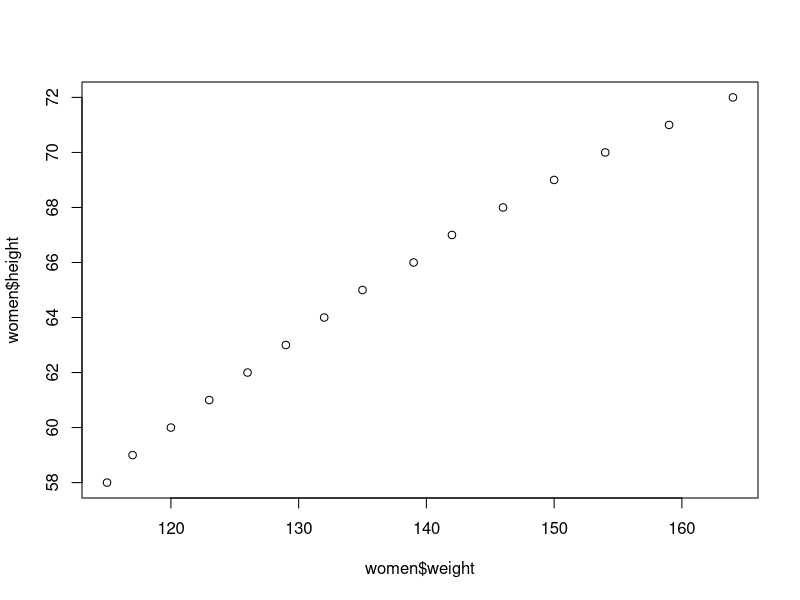
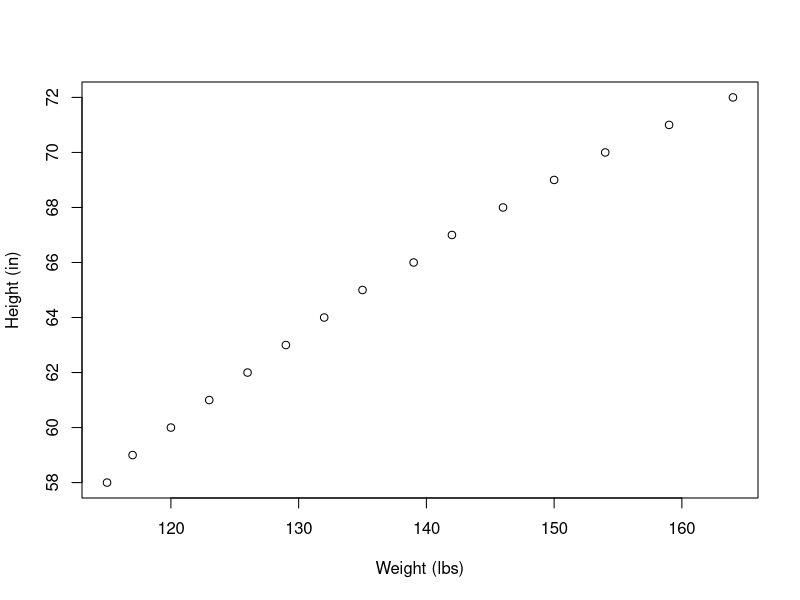
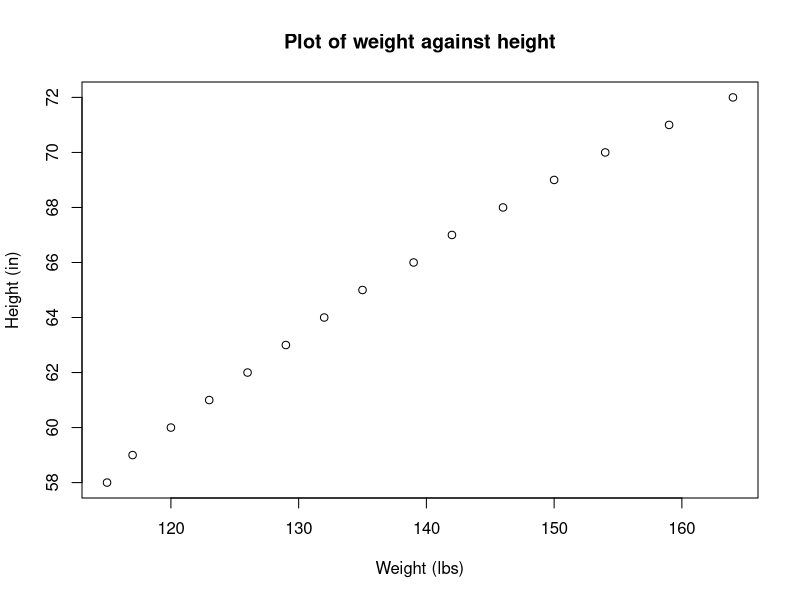
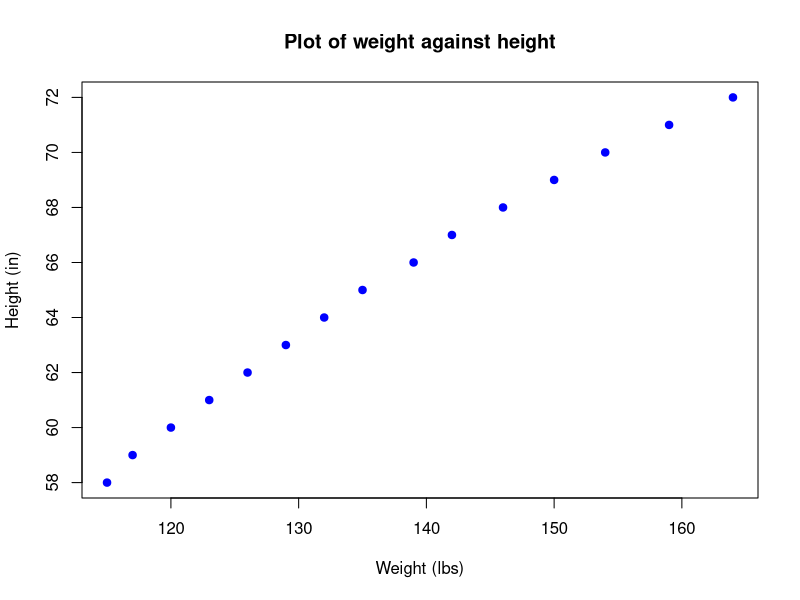
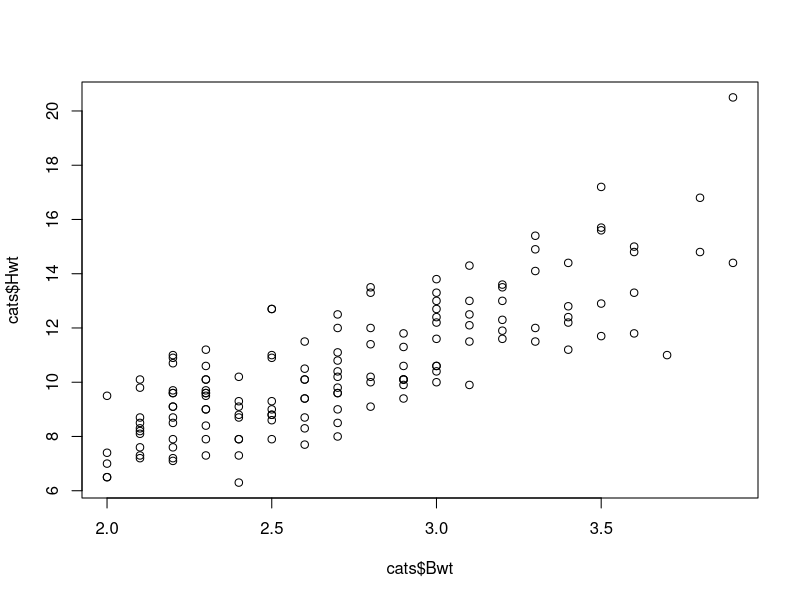
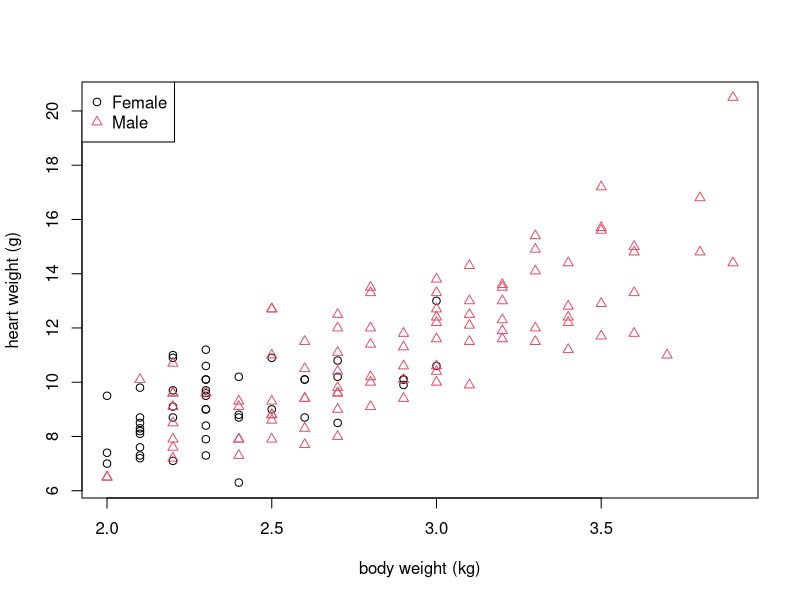
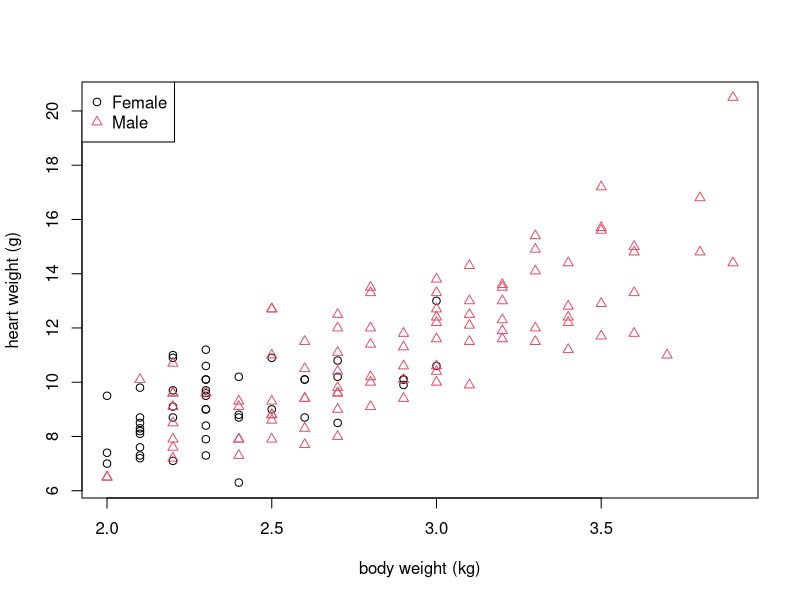

These charts were generated, in order, by the following R code:
## ---- chunk 1
knitr::opts_chunk$set(echo = TRUE, comment = NA, fig.path = "figure")
## ---- chunk 2
data("women")
plot(women$weight, women$height)
## ---- chunk 3
plot(women$weight, women$height,
     xlab = "Weight (lbs)", ylab = "Height (in)")
## ---- chunk 4
plot(women$weight, women$height,
     xlab = "Weight (lbs)", ylab = "Height (in)",
     main = "Plot of weight against height")
## ---- chunk 5
plot(women$weight, women$height,
     xlab = "Weight (lbs)", ylab = "Height (in)",
     main = "Plot of weight against height",
     pch = 19, col = "blue")
## ---- chunk 6
library(MASS)
plot(cats$Bwt, cats$Hwt)
## ---- chunk 7
library(MASS)
plot(cats$Bwt, cats$Hwt, pch = as.numeric(cats$Sex),
     xlab = "body weight (kg)", ylab = "heart weight (g)",
     col = as.numeric(cats$Sex))
legend("topleft", legend = c("Female", "Male"), pch = c(1, 2), col = c(1, 2))
## ---- chunk 8
library(MASS)
plot(cats$Bwt, cats$Hwt, pch = as.numeric(cats$Sex),
     xlab = "body weight (kg)", ylab = "heart weight (g)",
     col = as.numeric(cats$Sex))
legend("topleft", legend = c("Female", "Male"), pch = c(1, 2), col = c(1, 2))
